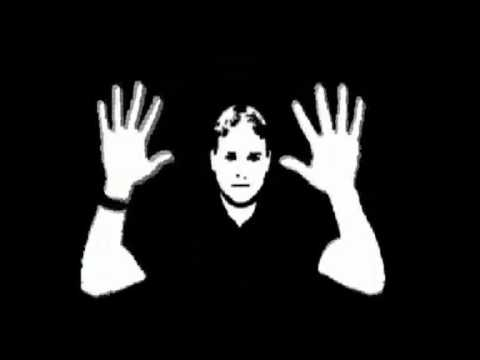
#> input picture notebooks/skin_map.jpg, 480 x 360 px
$ python blob_analysis.py   (Python 2 division)
#> lines starting #> are read from the running program, lines starting #| are printed output that depends on the picture; after the words box and inside, x2 and y2 are one past the last pixel; in counts of white or black regions, pixels touching at a corner belong together
import cv2
import numpy as np
from matplotlib import pyplot as plt
import math

#Blobs and morpholgy
#a function
def add_noise_to_image(img, sigma):
    #convert to float
    gray = np.float32(img)

    # create a noise of sigma
    noise = np.random.randn(*gray.shape)*sigma

    # Add this noise to images
    noisy = noise + gray

    # Convert back to uint8
    noisy = np.uint8(np.clip(noisy, 0, 255))

    return noisy


def add_salt_and_pepper(image, prob=0.04):
    s_n_p = np.random.rand(image.shape[0], image.shape[1])
    p = s_n_p > 1 - 0.5*prob
    s = s_n_p < 0.5*prob

    noisy = image
    noisy[np.nonzero(p)] = 0
    noisy[np.nonzero(s)] = 255

    return noisy


img = cv2.imread(r'skin_map.jpg', 0)
#> img: shape (360, 480); min 0, max 255, mean 30.6
img[img >= 128] = 255
img[img < 128] = 0
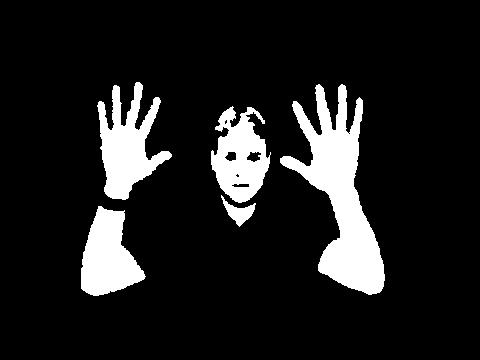
#> img: shape (360, 480); 12% white; 5 white regions, box (x1, y1, x2, y2) and area: (280, 84, 385, 295) 8925, (97, 82, 172, 200) 4296, (81, 206, 146, 296) 3638, (211, 106, 271, 203) 3529, (221, 195, 256, 227) 415
img_noisy = add_salt_and_pepper(np.copy(img), prob=0.004)
#> in add_salt_and_pepper, `noisy[np.nonzero(p)] = 0`: noisy: shape (360, 480); 12% white; 5 white regions, box (x1, y1, x2, y2) and area: (280, 84, 385, 295) 8906, (97, 82, 172, 200) 4281, (81, 206, 146, 296) 3627, (211, 106, 271, 203) 3523, (221, 195, 256, 227) 414
#> in add_salt_and_pepper, `noisy[np.nonzero(s)] = 255`:
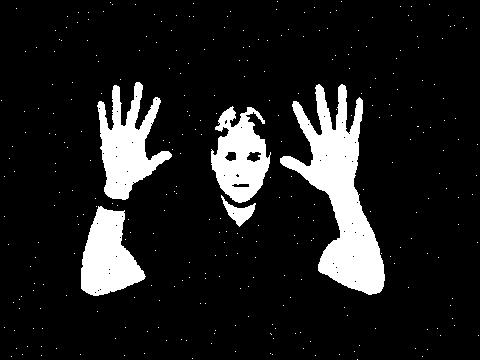
#> noisy: shape (360, 480); 12.2% white; 307 white regions (302 under 20 px), largest, box (x1, y1, x2, y2) and area: (280, 84, 385, 295) 8910, (97, 82, 172, 200) 4281, (81, 206, 146, 296) 3627, (211, 106, 271, 203) 3526, (221, 195, 256, 227) 414

##############
##morphology##
##############
kernel = cv2.getStructuringElement(cv2.MORPH_ELLIPSE, (5, 5))
kernel = kernel & np.transpose(kernel)
#erode
img_eroded = cv2.erode(img_noisy, kernel)
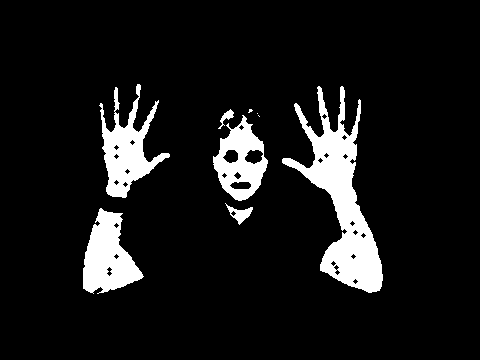
#> img_eroded: shape (360, 480); 9.3% white; 9 white regions (3 under 20 px), largest, box (x1, y1, x2, y2) and area: (282, 86, 383, 293) 7178, (99, 84, 170, 198) 3137, (83, 208, 144, 294) 3047, (213, 115, 268, 201) 2424, (225, 203, 253, 225) 230, (218, 109, 234, 129) 105

#dilate
img_dilated = cv2.dilate(img_noisy, kernel)
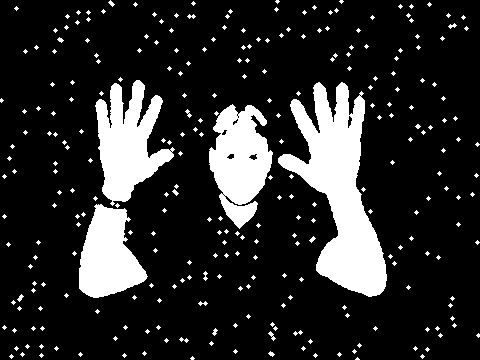
#> img_dilated: shape (360, 480); 16.7% white; 282 white regions (263 under 20 px), largest, box (x1, y1, x2, y2) and area: (278, 82, 387, 297) 10494, (95, 80, 175, 206) 5366, (209, 104, 273, 229) 5031


plt.figure(1)
plt.subplot(2, 2, 1), plt.imshow(img, cmap='gray')
plt.title('Original'), plt.xticks([]), plt.yticks([])
plt.subplot(2, 2, 2), plt.imshow(img_noisy, cmap='gray')
plt.title('With noise'), plt.xticks([]), plt.yticks([])
plt.subplot(2, 2, 3), plt.imshow(img_eroded, cmap='gray')
plt.title('Eroded'), plt.xticks([]), plt.yticks([])
plt.subplot(2, 2, 4), plt.imshow(img_dilated, cmap='gray')
plt.title('Dilated'), plt.xticks([]), plt.yticks([])
#plt.show()

#open - denoise (first erode then dilate)
img_open = cv2.dilate(img_eroded, kernel)
#> img_open: shape (360, 480); 11.9% white; 7 white regions, largest, box (x1, y1, x2, y2) and area: (280, 84, 385, 295) 8878, (97, 82, 172, 200) 4226, (81, 206, 146, 296) 3597

#close - hole filler (dilate then erode)
img_close = cv2.erode(img_dilated, kernel)
#> img_close: shape (360, 480); 12.4% white; 300 white regions (295 under 20 px), largest, box (x1, y1, x2, y2) and area: (280, 84, 385, 295) 9000, (97, 82, 172, 200) 4312, (211, 106, 271, 203) 3680, (81, 206, 146, 296) 3650, (221, 195, 256, 227) 419

#open then close
img_open_close = cv2.dilate(img_open, kernel)
#> img_open_close: shape (360, 480); 14.2% white; 5 white regions, box (x1, y1, x2, y2) and area: (278, 82, 387, 297) 10411, (95, 80, 174, 202) 5251, (209, 105, 272, 205) 4209, (79, 204, 148, 298) 4085, (221, 199, 257, 229) 551
img_open_close = cv2.erode(img_open_close, kernel)
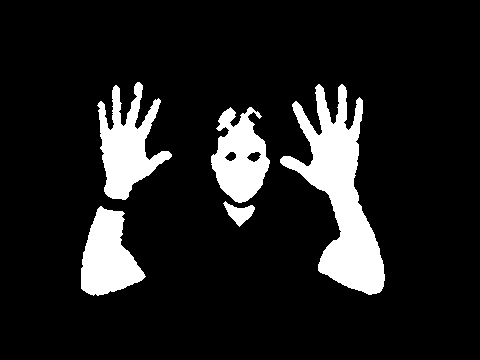
#> img_open_close: shape (360, 480); 12% white; 5 white regions

plt.figure(2)
plt.subplot(2, 2, 1), plt.imshow(img, cmap='gray')
plt.title('Original'), plt.xticks([]), plt.yticks([])
plt.subplot(2, 2, 2), plt.imshow(img_open, cmap='gray')
plt.title('Open'), plt.xticks([]), plt.yticks([])
plt.subplot(2, 2, 3), plt.imshow(img_close, cmap='gray')
plt.title('Close'), plt.xticks([]), plt.yticks([])
plt.subplot(2, 2, 4), plt.imshow(img_open_close, cmap='gray')
plt.title('Open-Close'), plt.xticks([]), plt.yticks([])
#plt.show()

###################################
### find blobs - blob detection ###
###################################

contours, hierarchy = cv2.findContours(np.copy(img_open_close), cv2.RETR_EXTERNAL, cv2.CHAIN_APPROX_SIMPLE)
#> contours = 5 contours; box (x1, y1, x2, y2) and area: (280, 84, 385, 295) 8580, (97, 82, 172, 200) 3998, (211, 107, 270, 203) 3538, (81, 206, 146, 296) 3487, (223, 201, 255, 227) 353


def make_labeled_image(img_gray, contours):
    #np.random.seed(2222)

    labeled_img = np.zeros(img_gray.shape + (3, ), np.uint8)
    pnts_list = []
    for cnt in contours:
        color = (255. * np.random.rand(3, )).astype('uint8')

        mask = np.zeros(img_open_close.shape, np.uint8)
        cv2.drawContours(mask, [cnt], 0, 255, -1, 8)
        pixel_points = cv2.findNonZero(mask)#(x,y)

        labeled_img[mask == 255] = color
        pnts_list.append(pixel_points)#Who knows? You might need this
#> this loop made 5 passes
#> color on passes 1 to 5: [226, 30, 28], [185, 149, 72], [165, 212, 126], [253, 69, 1], [35, 84, 203]
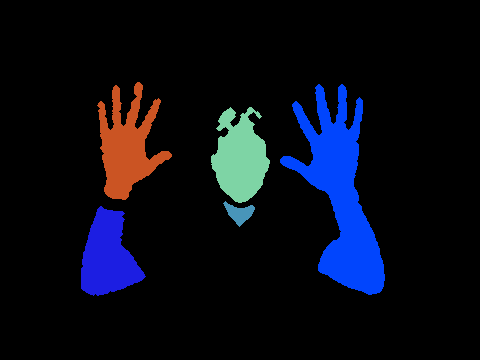
#> labeled_img: shape (360, 480, 3); mean of channels 0, 1, 2 22.6, 11.1, 8.5; drawn as B, G, R
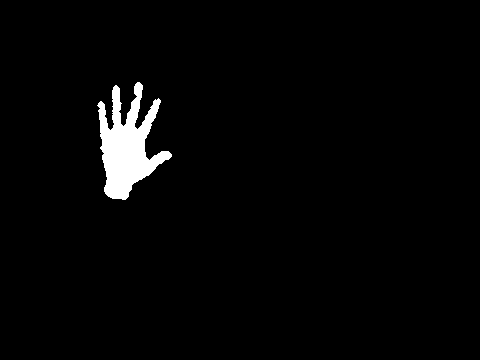
#> mask: shape (360, 480); 2.5% white; 1 white region
#> after the loop, pnts_list = 5 contours; box (x1, y1, x2, y2) and area: (280, 84, 385, 295) 718, (81, 206, 146, 296) 662, (97, 82, 172, 200) 542, (211, 107, 270, 203) 391, (223, 201, 255, 227) 140

    return labeled_img, pnts_list

labeled_img1, pnts_list = make_labeled_image(img_open_close, contours)
labeled_img2 = np.copy(labeled_img1)
labeled_img3 = np.copy(labeled_img1)

k = 0
for cnt in contours:

    pixel_points = pnts_list[k]

    M = cv2.moments(cnt)#expects to get a contour - uses greens theorem

    #center of blob
    cx = int(M['m10']/M['m00'])
    cy = int(M['m01']/M['m00'])

    #orientation of blob from moments
    #central moments
    nu20_tag = M['nu20']/M['m00']
    nu02_tag = M['nu02']/M['m00']
    nu11_tag = M['nu11']/M['m00']
    theta = 0.5*math.atan2(2*nu11_tag, nu20_tag - nu02_tag)

    pt1 = np.array((cx, cy)) + 20*np.array((np.cos(theta), np.sin(theta)))
    pt2 = np.array((cx, cy)) - 20*np.array((np.cos(theta), np.sin(theta)))

    cv2.rectangle(labeled_img1, (cx-3, cy-3), (cx+3, cy+3), (255, 255, 255), 1, 8)
    cv2.line(labeled_img1, tuple(pt1.astype('int32')), tuple(pt2.astype('int32')), (255, 255, 0), thickness=2,
             lineType=8)

    #ellipsoid outline of blob
    ellipse = cv2.fitEllipse(pixel_points)
    im = cv2.ellipse(labeled_img2, ellipse, (0, 255, 0), 2)

    (x, y), (MA, ma), angle = cv2.fitEllipse(pixel_points)#yet another way to get the angle


    #line fit - total least squares
    rows, cols = img.shape[:2]
    #DIST_L1 = 1: distance = |x1-x2| + |y1-y2| */, DIST_L2 = 2: the simple euclidean distance, DIST_C = : distance = max(|x1-x2|,|y1-y2|) */, CV_DIST_L12     =4,

    [vx, vy, x, y] = cv2.fitLine(pixel_points, 1, 0, 0.01, 0.01)
    pt1 = (np.array((x, y)) + 20*np.array((vx, vy))).astype('int32')
    pt2 = (np.array((x, y)) - 20*np.array((vx, vy))).astype('int32')

#> (the run stopped early here; a loop or call above may not have finished)
